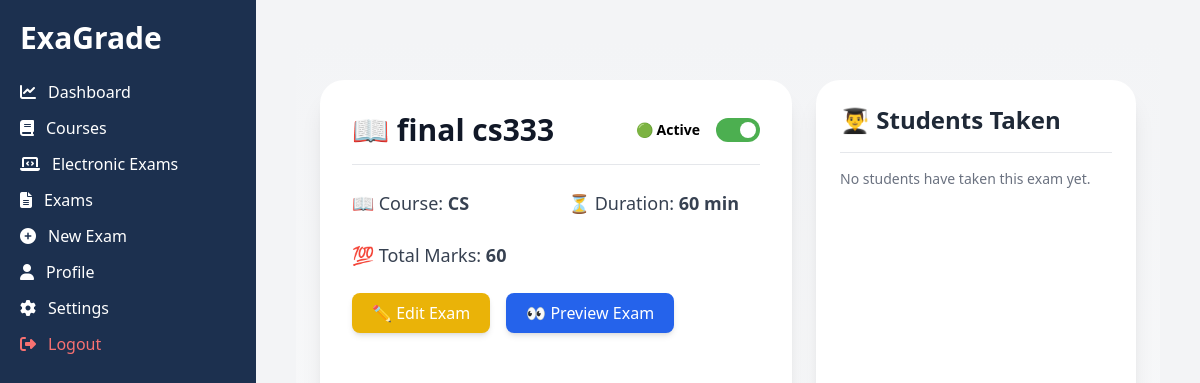
Screenshot of /electronic_exams/8/ (signed in) with the database file from the repository.
### electronic_exams/models.py (models this page shows, shortened)
class ElectronicExam(models.Model):
    title = models.CharField(max_length=255)
    course = models.ForeignKey(Course, on_delete=models.CASCADE)  # ✅ Fixed relation
    total_marks = models.IntegerField(default=100)  # ✅ Ensure total_marks is always set
    duration_minutes = models.IntegerField(null=True, blank=True)
    is_active = models.BooleanField(default=True)  # ✅ Added for exam status

### courses/models.py (models this page shows, shortened)
class Course(models.Model):
    name = models.CharField(max_length=255)
    description = models.TextField(blank=True, null=True)
    instructor = models.ForeignKey(CustomUser, on_delete=models.CASCADE, related_name="courses")
    students = models.ManyToManyField(CustomUser, related_name="enrolled_courses", blank=True)
    course_code = models.CharField(max_length=6, unique=True, blank=True)  # Unique 6-digit code

### electronic_exams/views.py (the view, shortened to what this page needs)
# urls.py: path("<int:pk>/", ExamDetailView.as_view(), name="exam_detail"),
@method_decorator(login_required, name="dispatch")
class ExamDetailView(View):
    def get(self, request, pk):
        exam = get_object_or_404(ElectronicExam, pk=pk)
        students = None
        if request.user.is_instructor:
            students = StudentResponse.objects.filter(question__exam=exam).select_related("student")
        student_grade = "Not Taken Yet"
        show_take_exam_button = True
        return render(
            request,
            "electronic_exams/exam_detail.html",
            {
                "exam": exam,
                "questions": exam.questions.all(),
                "students": students,  # ✅ Instructors see all students
                "student_grade": student_grade,  # ✅ Students see only their grade
                "show_take_exam_button": show_take_exam_button  # ✅ Control button visibility
            }
        )

### templates/electronic_exams/exam_detail.html (shortened to what this page needs)
{% extends "base.html" %}
{% block content %}
<div class="min-h-screen bg-gradient-to-b from-gray-100 to-white flex justify-center px-6 py-10">
    <div class="w-full max-w-7xl flex gap-6">
        <div class="flex-1 bg-white shadow-xl rounded-3xl p-8 transition-all hover:shadow-2xl">
            <div class="flex justify-between items-center border-b pb-4 mb-6">
                <h1 class="text-3xl font-extrabold text-gray-900 flex items-center gap-3">
                    📖 {{ exam.title }}
                </h1>
                {% if user.is_instructor %}
                <div class="flex items-center gap-4">
                    <p class="text-sm font-semibold">{{ exam.is_active|yesno:"🟢 Active,🔴 Disabled" }}</p>
                    <label class="switch">
                        <span class="slider round"></span>
                    </label>
                </div>
                {% endif %}
            </div>
            <div class="grid grid-cols-2 gap-6">
                <p class="text-gray-700 text-lg">📖 Course: <span class="font-semibold">{{ exam.course.name }}</span></p>
                <p class="text-gray-700 text-lg">⏳ Duration: <span class="font-semibold">{{ exam.duration_minutes|default:"Not Set" }} min</span></p>
                <p class="text-gray-700 text-lg">💯 Total Marks: <span class="font-semibold">{{ exam.total_marks }}</span></p>
            </div>
            {% if user.is_instructor %}
            <div class="flex gap-4 mt-6">
                <a href="{% url 'electronic_exams:edit_exam' exam.pk %}"
                    class="px-5 py-2 bg-yellow-500 text-white font-medium rounded-lg shadow-md hover:bg-yellow-600 transition">
                    ✏️ Edit Exam
                </a>
                <button id="previewExamBtn"
                    class="px-5 py-2 bg-blue-600 text-white font-medium rounded-lg shadow-md hover:bg-blue-700 transition">
                    👀 Preview Exam
                </button>
            </div>
            {% endif %}
        </div>
        {% if user.is_instructor %}
        <div class="w-80 bg-white shadow-xl rounded-3xl p-6">
            <h2 class="text-2xl font-semibold text-gray-800 border-b pb-4">👨‍🎓 Students Taken</h2>
            <ul class="mt-4 space-y-3">
                {% for response in exam.student_responses.all %}
                    <li class="flex justify-between items-center p-3 bg-gray-100 rounded-lg">
                        <span class="font-medium">{{ response.student.get_full_name }}</span>
                        <span class="text-sm text-blue-600">💯 {{ response.score|default:"Not Graded" }}</span>
                    </li>
                {% empty %}
                    <p class="text-gray-500 text-sm">No students have taken this exam yet.</p>
                {% endfor %}
            </ul>
        </div>
        {% endif %}
    </div>
</div>
{% endblock %}

### templates/electronic_exams/exam_detail.html (style rules this page uses)
.switch { position: relative; display: inline-block; width: 44px; height: 24px; }
.slider { position: absolute; cursor: pointer; top: 0; left: 0; right: 0; bottom: 0; background-color: #ccc; transition: .4s; border-radius: 24px; }
.slider:before { position: absolute; content: ""; height: 16px; width: 16px; left: 4px; bottom: 4px; background-color: white; transition: .4s; border-radius: 50%; }
input:checked + .slider { background-color: #4CAF50; }
input:checked + .slider:before { transform: translateX(20px); }

### rows the page displays
ElectronicExam: title "final cs333", is_active "🟢 Active", course.name "CS", duration_minutes "60", total_marks "60"
